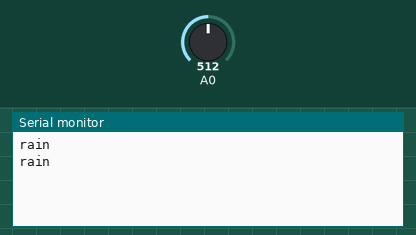
Simulated run of this sketch. Board: Arduino Uno, built with avr-gcc and run on an emulated ATmega328P. Shown: the last lines printed to the serial monitor. Inputs (shaded band) come from the test bench; at power-on: A0 = 512.

Above: at 1.8 s.
1.9 s: A0 set to 671
At 2.8 s:
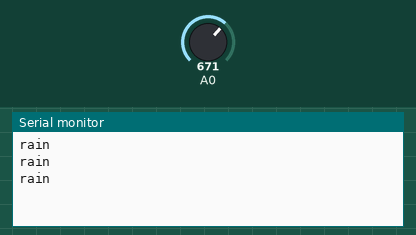
3.4 s: A0 set to 692
At 4.3 s:
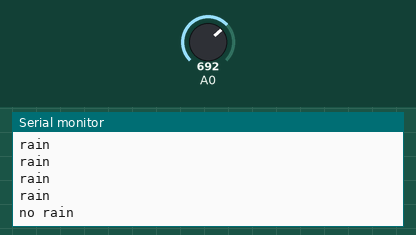

Measured:
- the behaviour switches between 682 and 683 on A0 (found by bisection; images 1 and 2)
- after the input at 3.4 s, the serial monitor: prints a new line after 0.60 s (image 2)

The sketch:

RAIN.ino
```cpp
const int sensorMin=0;
const int sensorMax=1024;
void setup()
{
  Serial.begin(9600);
}
void loop()
{
  int sensorReading=analogRead(A0);
  int range=map(sensorReading,sensorMin,sensorMax,0,3);
  switch(range)
  {
   case 0:
    Serial.println("flood");
    break;
    case 1:
    Serial.println("rain");
    break;
    case 2:
    Serial.println("no rain");
    break;
  }
  delay(1000);
}
```
